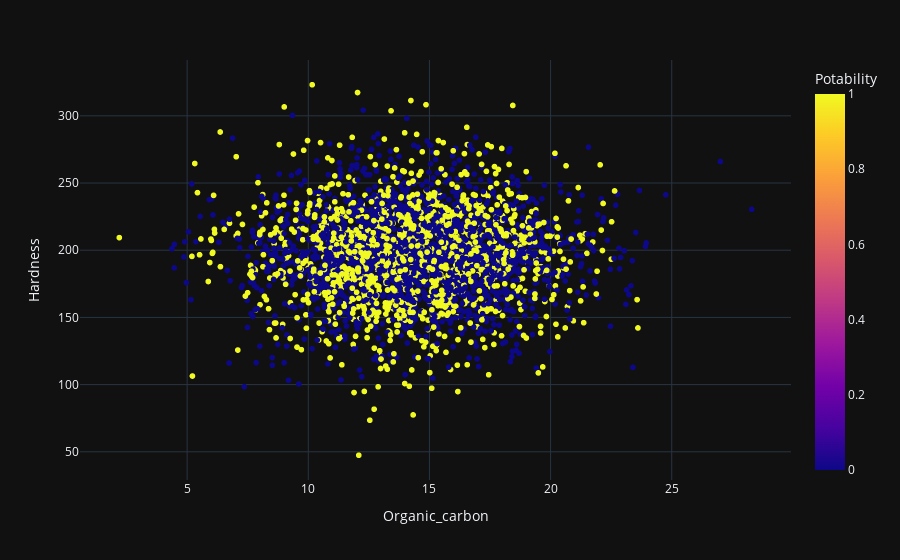

The code cell stored with this chart in its notebook:
### Code cell
fig = px.scatter(df,x="Organic_carbon",y="Hardness",color="Potability",template="plotly_dark")
fig.show()

### Figure 1 — Plotly figure (JSON) as saved in the notebook; plotly's stock layout.template omitted (floating-point values rounded to 4 significant figures; data arrays with more than 128 entries replaced by an {"elided": "..."} marker saying what was removed)
{"data": [{"hovertemplate": "Organic_carbon=%{x}<br>Hardness=%{y}<br>Potability=%{marker.color}<extra></extra>", "legendgroup": "", "marker": {"color": {"elided": "3276 int values"}, "coloraxis": "coloraxis", "symbol": "circle"}, "mode": "markers", "name": "", "showlegend": false, "type": "scattergl", "x": {"elided": "3276 float values"}, "xaxis": "x", "y": {"elided": "3276 float values"}, "yaxis": "y"}], "layout": {"coloraxis": {"colorbar": {"title": {"text": "Potability"}}, "colorscale": [[0, "#0d0887"], [0.1111, "#46039f"], [0.2222, "#7201a8"], [0.3333, "#9c179e"], [0.4444, "#bd3786"], [0.5556, "#d8576b"], [0.6667, "#ed7953"], [0.7778, "#fb9f3a"], [0.8889, "#fdca26"], [1, "#f0f921"]]}, "legend": {"tracegroupgap": 0}, "margin": {"t": 60}, "xaxis": {"anchor": "y", "domain": [0, 1], "title": {"text": "Organic_carbon"}}, "yaxis": {"anchor": "x", "domain": [0, 1], "title": {"text": "Hardness"}}}}
